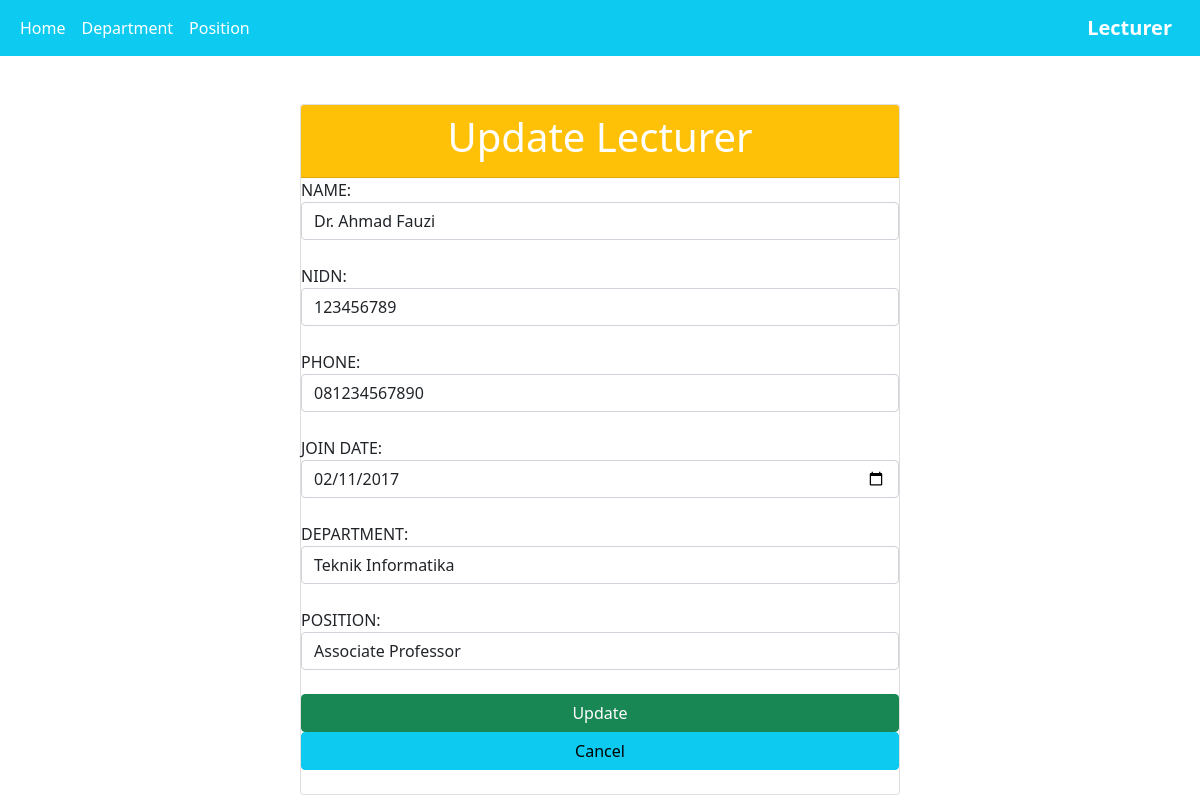
The app's page /tp_mvc25/index.php?id_edit=1 with its own data.
### tables this page shows
CREATE TABLE `lecturers` (
  `id` int(11) NOT NULL,
  `name` varchar(100) NOT NULL,
  `nidn` varchar(30) NOT NULL,
  `phone` varchar(20) NOT NULL,
  `join_date` date NOT NULL,
  `dept_id` int(11) DEFAULT NULL,
  `position_id` int(11) DEFAULT NULL
);

### tp_mvc25/controllers/LecturerController.php (called while the page is built, shortened)
<?php
include_once("view/LecturerEditView.php");
class LecturerController
{
  private $lecturer;
  private $department;
  private $position;
  function __construct()
  {
    $this->lecturer = new Lecturer(Config::$db_host, Config::$db_user, Config::$db_pass, Config::$db_name);
    $this->department = new Department(Config::$db_host, Config::$db_user, Config::$db_pass, Config::$db_name);
    $this->position = new Position(Config::$db_host, Config::$db_user, Config::$db_pass, Config::$db_name);
  }
  public function showEditPage($id)
  {
    $this->lecturer->open();
    $this->department->open();
    $this->position->open();
    $this->lecturer->getLecturerById($id);
    $this->department->getDepartment();
    $this->position->getPosition();
    $data = [
      'lecturer' => [],
      'department' => [],
      'position' => []
    ];
    while ($row = $this->lecturer->getResult()) {
      $data['lecturer'][] = $row;
    }
    while ($row = $this->department->getResult()) {
      $data['department'][] = $row;
    }
    while ($row = $this->position->getResult()) {
      $data['position'][] = $row;
    }
    $view = new LecturerEditView();
    $view->render($data['lecturer'][0], $data['department'], $data['position']);
  }
}
?>

### tp_mvc25/models/DB.php (called while the page is built, shortened)
<?php
class DB
{
    var $db_host = "";
    var $db_user = "";
    var $db_pass = "";
    var $db_name = "";
    var $db_link = "";
    function __construct($db_host, $db_user, $db_pass, $db_name)
    {
        $this->db_host = $db_host;
        $this->db_user = $db_user;
        $this->db_pass = $db_pass;
        $this->db_name = $db_name;
    }
    function open()
    {
        $this->db_link = mysqli_connect($this->db_host, $this->db_user, $this->db_pass, $this->db_name);
    }
    function execute($query)
    {
        $this->result = mysqli_query($this->db_link, $query);
        return $this->result;
    }
}

### tp_mvc25/models/Department.php (called while the page is built, shortened)
<?php
class Department extends DB
{
    function getDepartment()
    {
        $query = "SELECT * FROM departments";
        return $this->execute($query);
    }
}

### tp_mvc25/models/Lecturer.php (called while the page is built, shortened)
<?php
class Lecturer extends DB
{
    function getLecturerById($id)
    {
        $id = intval($id);
        $query = "SELECT * FROM lecturers WHERE id = $id";
        return $this->execute($query);
    }
}

### tp_mvc25/models/Position.php (called while the page is built, shortened)
<?php
class Position extends DB
{
    function getPosition()
    {
        $query = "SELECT * FROM position";
        return $this->execute($query);
    }
}

### tp_mvc25/view/Template.php (called while the page is built, shortened)
<?php
class Template
{
    var $content = '';
    function __construct($filename = '')
    {
        if ($filename !== '') {
            $fullpath = "template/" . $filename;
            $this->content  = implode("", file($fullpath));
        }
    }
    function clear()
    {
        $this->content = preg_replace("/DATA_[A-Z|_|0-9]+/", "", $this->content);
    }
    function getContent()
    {
        return $this->content;
    }
}

### tp_mvc25/view/LecturerEditView.php (the view)
<?php
class LecturerEditView extends Template
{
    public function render($lecturer, $departments, $positions)
    {
        $tpl = new Template("lecturer_edit.html");
        $template = $tpl->getContent();
        $deptOptions = "";
        foreach ($departments as $d) {
            $selected = ($d['dept_id'] == $lecturer['dept_id']) ? "selected" : "";
            $deptOptions .= "<option value='{$d['dept_id']}' $selected>{$d['dept_name']}</option>";
        }
        $posOptions = "";
        foreach ($positions as $p) {
            $selected = ($p['position_id'] == $lecturer['position_id']) ? "selected" : "";
            $posOptions .= "<option value='{$p['position_id']}' $selected>{$p['position_name']}</option>";
        }
        $template = str_replace("{{id}}", $lecturer["id"], $template);
        $template = str_replace("{{name}}", $lecturer["name"], $template);
        $template = str_replace("{{nidn}}", $lecturer["nidn"], $template);
        $template = str_replace("{{phone}}", $lecturer["phone"], $template);
        $template = str_replace("{{join_date}}", $lecturer["join_date"], $template);
        $template = str_replace("{{department_options}}", $deptOptions, $template);
        $template = str_replace("{{position_options}}", $posOptions, $template);
        echo $template;
    }
}

### records on screen
lecturers: name "Dr. Ahmad Fauzi", nidn "123456789", phone "081234567890", join_date "02/11/2017", dept_id "Teknik Informatika", position_id "Associate Professor"
